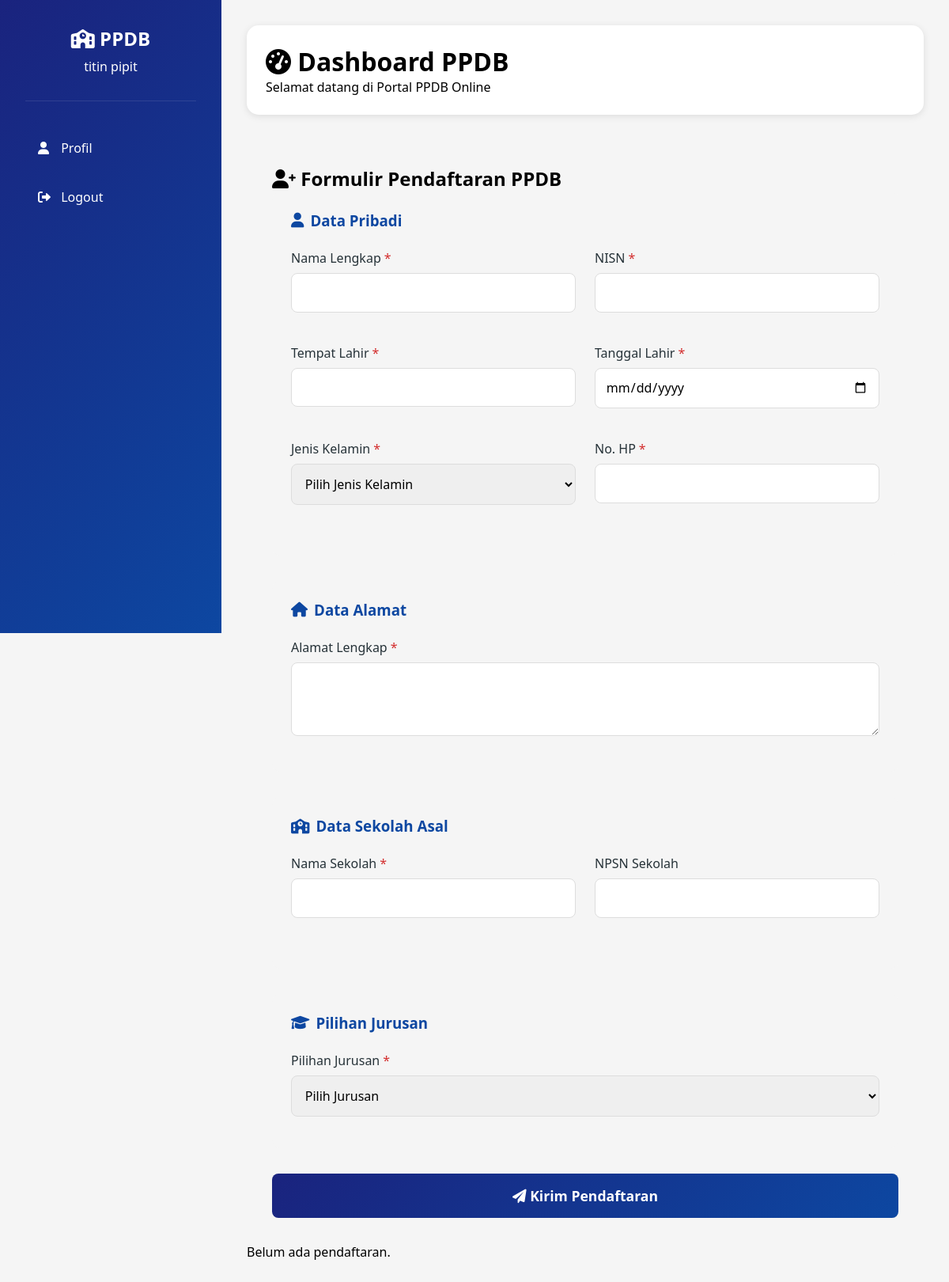
The app's page /dashboard (signed in), older data.
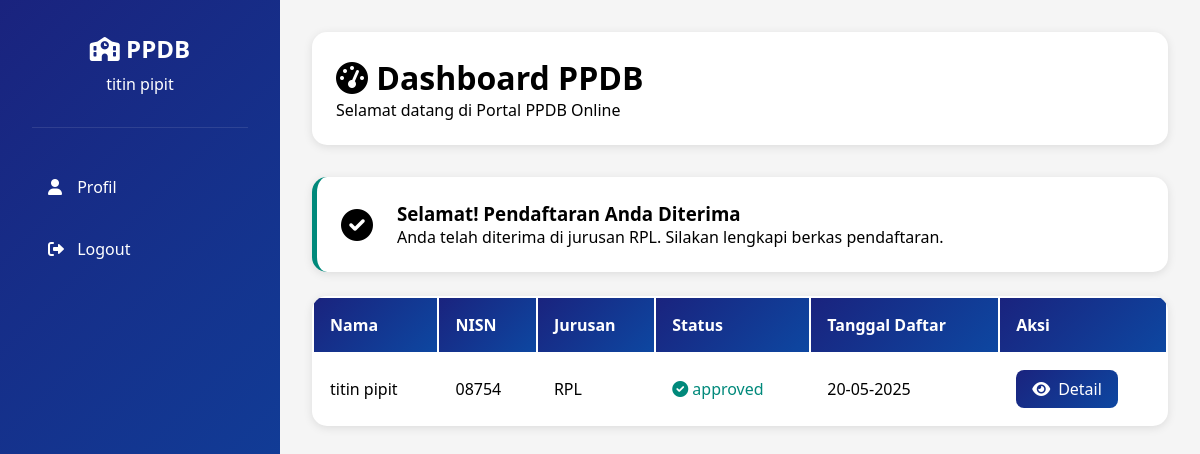
The same page, newer data.
### app/models.py (models this page shows)
class Pendaftaran(db.Model):
    __tablename__ = 'pendaftaran'
    id = db.Column(db.Integer, primary_key=True)
    nama = db.Column(db.String(100), nullable=False)
    nisn = db.Column(db.String(20), nullable=False, unique=True)
    asal_sekolah = db.Column(db.String(100), nullable=False)
    alamat = db.Column(db.String(200), nullable=False)
    no_hp = db.Column(db.String(20), nullable=False)
    pilihan_jurusan = db.Column(db.String(50), nullable=False)
    status = db.Column(db.String(20), default='pending')  # pending, approved, rejected
    user_id = db.Column(db.Integer, db.ForeignKey('users.id'), nullable=False)
    tanggal_daftar = db.Column(db.DateTime, default=db.func.current_timestamp())

### app/routes/main.py (the view)
@main_bp.route('/dashboard')
@login_required
def dashboard():
    pendaftarans = Pendaftaran.query.filter_by(user_id=current_user.id).all()
    return render_template('dashboard.html',
        current_user=current_user,
        pendaftarans=pendaftarans
    )

### app/__init__.py (called while the page is built)
def create_app():
    app = Flask(__name__)
    app.config['SECRET_KEY'] = 'your-secret-key'
    app.config['SQLALCHEMY_DATABASE_URI'] = 'sqlite:///ppdb.db'
    app.config['SQLALCHEMY_TRACK_MODIFICATIONS'] = False
    db.init_app(app)
    login_manager.init_app(app)
    login_manager.login_view = 'auth_bp.login'
    from app.models import User
    @login_manager.user_loader
    def load_user(user_id):
        return User.query.get(int(user_id))
    from app.routes.main import main_bp
    from app.routes.auth import auth_bp
    from app.routes.admin import admin_bp
    app.register_blueprint(main_bp)
    app.register_blueprint(auth_bp)
    app.register_blueprint(admin_bp)
    return app

### app/templates/dashboard.html (shortened to what the changed rows need)
<!DOCTYPE html>
<html lang="id">
<head>
    <link rel="stylesheet" href="https://cdnjs.cloudflare.com/ajax/libs/font-awesome/6.0.0/css/all.min.css">
</head>
<body>
    <div class="wrapper">
        <div class="sidebar">
            <div class="sidebar-header">
                <h2><i class="fas fa-school"></i> PPDB</h2>
            </div>
        </div>
        <div class="main-content">
            <div class="header">
                <h1><i class="fas fa-tachometer-alt"></i> Dashboard PPDB</h1>
                <p>Selamat datang di Portal PPDB Online</p>
            </div>
{% if not pendaftarans %}
<div class="card">
    <div class="form-container">
        <h2><i class="fas fa-user-plus"></i> Formulir Pendaftaran PPDB</h2>
        <form method="POST" action="{{ url_for('main_bp.daftar') }}">
            <div class="form-section">
                <h3><i class="fas fa-user"></i> Data Pribadi</h3>
                <div class="form-row">
                    <div class="form-group">
                        <label class="required">Nama Lengkap</label>
                        <input type="text" name="nama" required>
                    </div>
                    <div class="form-group">
                        <label class="required">NISN</label>
                        <input type="text" name="nisn" required>
                    </div>
                </div>
                <div class="form-row">
                    <div class="form-group">
                        <label class="required">Tempat Lahir</label>
                        <input type="text" name="tempat_lahir" required>
                    </div>
                    <div class="form-group">
                        <label class="required">Tanggal Lahir</label>
                        <input type="date" name="tanggal_lahir" required>
                    </div>
                </div>
                <div class="form-row">
                    <div class="form-group">
                        <label class="required">Jenis Kelamin</label>
                        <select name="jenis_kelamin" required>
                            <option value="">Pilih Jenis Kelamin</option>
                        </select>
                    </div>
                    <div class="form-group">
                        <label class="required">No. HP</label>
                        <input type="tel" name="no_hp" required>
                    </div>
                </div>
            </div>
            <div class="form-section">
                <h3><i class="fas fa-home"></i> Data Alamat</h3>
                <div class="form-group">
                    <label class="required">Alamat Lengkap</label>
                    <textarea name="alamat" rows="3" required></textarea>
                </div>
            </div>
            <div class="form-section">
                <h3><i class="fas fa-school"></i> Data Sekolah Asal</h3>
                <div class="form-row">
                    <div class="form-group">
                        <label class="required">Nama Sekolah</label>
                        <input type="text" name="asal_sekolah" required>
                    </div>
                    <div class="form-group">
                        <label>NPSN Sekolah</label>
                        <input type="text" name="npsn_sekolah">
                    </div>
                </div>
            </div>
            <div class="form-section">
                <h3><i class="fas fa-graduation-cap"></i> Pilihan Jurusan</h3>
                <div class="form-group">
                    <label class="required">Pilihan Jurusan</label>
                    <select name="pilihan_jurusan" required>
                        <option value="">Pilih Jurusan</option>
                    </select>
                </div>
            </div>
            <button type="submit" class="submit-btn">
                <i class="fas fa-paper-plane"></i> Kirim Pendaftaran
            </button>
        </form>
    </div>
</div>
{% endif %}
            {% for p in pendaftarans %}
                {% if loop.first %}
                    {% if p.status == 'approved' %}
                    <div class="notification notification-approved">
                        <i class="fas fa-check-circle"></i>
                        <div>
                            <h3>Selamat! Pendaftaran Anda Diterima</h3>
                            <p>Anda telah diterima di jurusan {{ p.pilihan_jurusan }}. Silakan lengkapi berkas pendaftaran.</p>
                        </div>
                    </div>
                    {% endif %}
                {% endif %}
            {% endfor %}
            {% if pendaftarans %}
            <table>
                <thead>
                    <tr>
                        <th>Nama</th>
                        <th>NISN</th>
                        <th>Jurusan</th>
                        <th>Status</th>
                        <th>Tanggal Daftar</th>
                        <th>Aksi</th>
                    </tr>
                </thead>
                <tbody>
                    {% for p in pendaftarans %}
                    <tr>
                        <td>{{ p.nama }}</td>
                        <td>{{ p.nisn }}</td>
                        <td>{{ p.pilihan_jurusan }}</td>
                        <td class="status-{{ p.status }}">
                            <i class="fas fa-{% if p.status == 'approved' %}check-circle{% elif p.status == 'rejected' %}times-circle{% else %}clock{% endif %}"></i>
                            {{ p.status }}
                        </td>
                        <td>{{ p.tanggal_daftar.strftime('%d-%m-%Y') }}</td>
                        <td>
                            <a href="#" class="detail-btn">
                                <i class="fas fa-eye"></i> Detail
                            </a>
                        </td>
                    </tr>
                    {% endfor %}
                </tbody>
            </table>
            {% else %}
            <p>Belum ada pendaftaran.</p>
            {% endif %}
        </div>
    </div>
</body>
</html>

Row changes from the older to the newer data that the page shows:
added Pendaftaran: pilihan_jurusan "RPL", nama "titin pipit", nisn "08754", status "approved", tanggal_daftar "20-05-2025"
Text that changed along with them:
form field jenis_kelamin: "Pilih Jenis Kelamin" → (not shown)
form field pilihan_jurusan: "Pilih Jurusan" → (not shown)
text no longer shown: "Formulir Pendaftaran PPDB Data Pribadi Nama Lengkap Tempat Lahir Tanggal Lahir Jenis Kelamin No. HP Data Alamat Alamat Lengkap Data Sekolah Asal Nama Sekolah NPSN Sekolah Pilihan Jurusan Pilihan Jurusan Kirim Pendaftaran Belum ada pendaftaran."
text now shown: "Nama Jurusan Status Tanggal Daftar Aksi"
